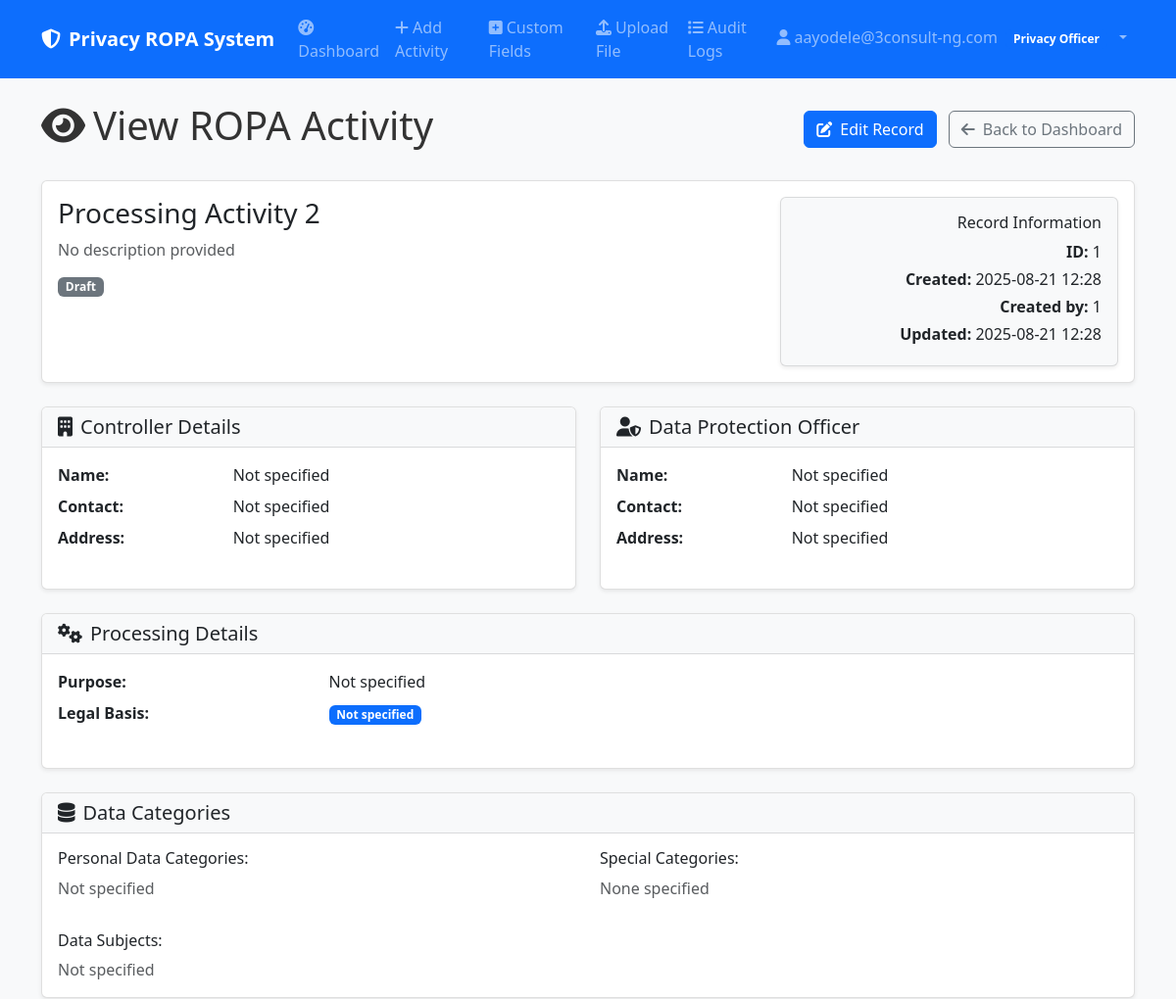
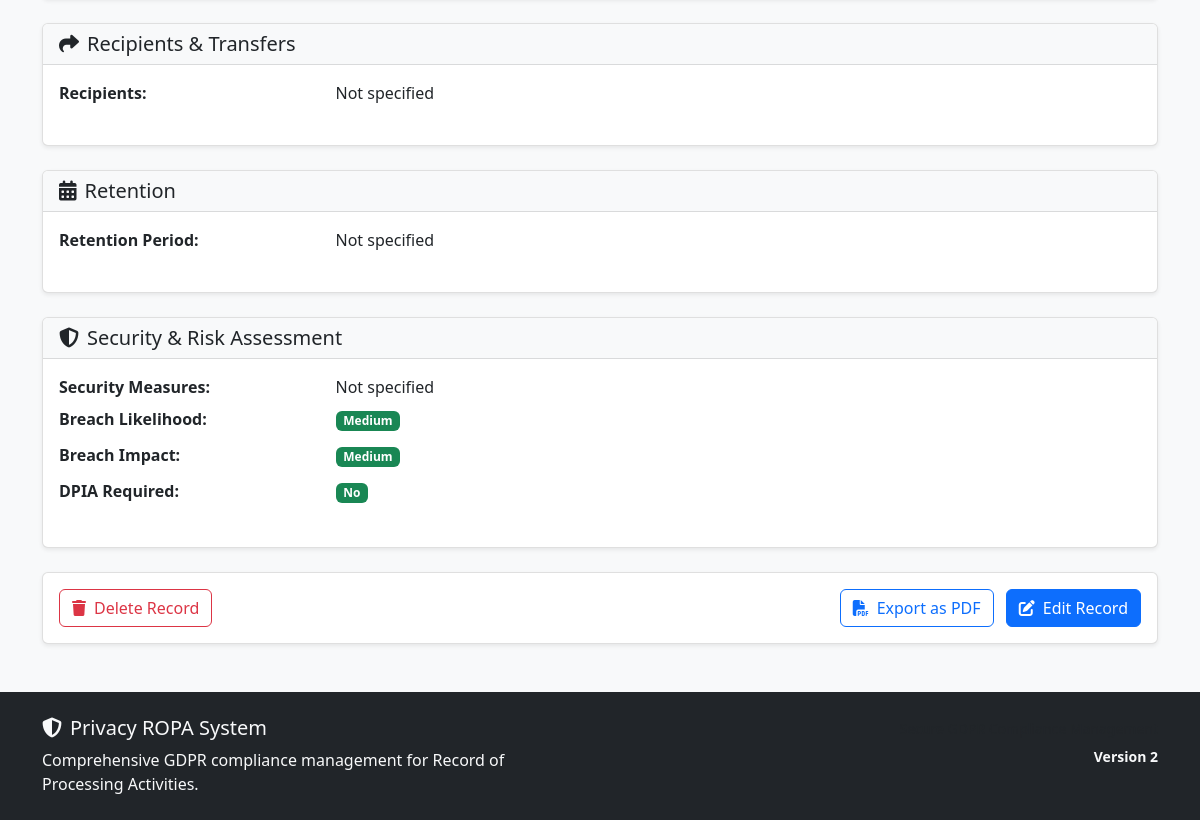
Page /view-activity/1 (signed in) on the committed database (2 pictures, top to bottom).
### models.py (models this page shows)
class User(UserMixin, db.Model):
    __tablename__ = 'users'
    id = db.Column(Integer, primary_key=True)
    email = db.Column(String(120), unique=True, nullable=False)
    password_hash = db.Column(String(256), nullable=False)
    role = db.Column(String(50), nullable=False, default='Privacy Champion')
    department = db.Column(String(100))
    created_at = db.Column(DateTime, default=datetime.utcnow)
    last_login = db.Column(DateTime)
    ropa_records = db.relationship('ROPARecord', foreign_keys='ROPARecord.created_by', backref='creator', lazy=True)

class ROPARecord(db.Model):
    __tablename__ = 'ropa_records'
    __table_args__ = {'extend_existing': True}
    id = db.Column(Integer, primary_key=True)
    processing_activity_name = db.Column(String(200), nullable=False)
    category = db.Column(String(100))
    description = db.Column(Text)
    department_function = db.Column(String(100))
    controller_name = db.Column(String(200))
    controller_contact = db.Column(String(200))
    controller_address = db.Column(Text)
    dpo_name = db.Column(String(200))
    dpo_contact = db.Column(String(200))
    dpo_address = db.Column(Text)
    processor_name = db.Column(String(200))
    processor_contact = db.Column(String(200))
    processor_address = db.Column(Text)
    representative_name = db.Column(String(200))
    representative_contact = db.Column(String(200))
    representative_address = db.Column(Text)
    processing_purpose = db.Column(Text)
    legal_basis = db.Column(String(200))
    legitimate_interests = db.Column(Text)
    data_categories = db.Column(Text)
    special_categories = db.Column(Text)
    data_subjects = db.Column(Text)
    recipients = db.Column(Text)
    third_country_transfers = db.Column(Text)
    safeguards = db.Column(Text)
    retention_period = db.Column(String(100))
    deletion_procedures = db.Column(Text)
    security_measures = db.Column(Text)
    breach_likelihood = db.Column(String(50))
    breach_impact = db.Column(String(50))
    risk_level = db.Column(String(50))
    dpia_required = db.Column(Boolean, default=False)
    dpia_outcome = db.Column(Text)
    status = db.Column(String(50), default='Draft')
    created_by = db.Column(Integer, db.ForeignKey('users.id'), nullable=False)
    created_at = db.Column(DateTime, default=datetime.utcnow)
    updated_at = db.Column(DateTime, default=datetime.utcnow, onupdate=datetime.utcnow)
    reviewed_by = db.Column(Integer, db.ForeignKey('users.id'))
    reviewed_at = db.Column(DateTime)
    review_comments = db.Column(Text)

### app.py (the view)
@app.route('/view-activity/<int:record_id>')
@login_required
def view_activity(record_id):
    record = models.ROPARecord.query.get_or_404(record_id)
    if current_user.role == 'Privacy Champion' and record.created_by != current_user.id:
        abort(403)
    from custom_tab_automation import get_approved_custom_fields_by_category, get_custom_data_for_record
    try:
        custom_fields = get_approved_custom_fields_by_category()
        custom_data = get_custom_data_for_record(record.id)
    except:
        custom_fields = {}
        custom_data = {}
    return render_template('ropa_view.html', record=record, custom_fields=custom_fields, custom_data=custom_data)

### templates/ropa_view.html (shortened to what this page needs)
{% extends "base.html" %}
{% block content %}
<div class="d-flex justify-content-between align-items-center mb-4">
    <h1><i class="fas fa-eye me-2"></i>View ROPA Activity</h1>
    <div>
        <a href="{{ url_for('edit_activity', record_id=record.id) }}" class="btn btn-primary me-2">
            <i class="fas fa-edit me-2"></i>Edit Record
        </a>
        <a href="{{ url_for('index') }}" class="btn btn-outline-secondary">
            <i class="fas fa-arrow-left me-2"></i>Back to Dashboard
        </a>
    </div>
</div>
<div class="card mb-4">
    <div class="card-body">
        <div class="row">
            <div class="col-md-8">
                <h3 class="mb-2">{{ record.processing_activity_name }}</h3>
                <p class="text-muted mb-3">{{ record.description or 'No description provided' }}</p>
                <div class="d-flex flex-wrap gap-2">
                    <span class="badge bg-{% if record.status == 'Approved' %}success{% elif record.status == 'Pending Review' %}warning{% elif record.status == 'Rejected' %}danger{% else %}secondary{% endif %}">
                        {{ record.status }}
                    </span>
                </div>
            </div>
            <div class="col-md-4 text-md-end">
                <div class="card bg-light">
                    <div class="card-body">
                        <h6 class="card-title">Record Information</h6>
                        <p class="card-text mb-1"><strong>ID:</strong> {{ record.id }}</p>
                        <p class="card-text mb-1"><strong>Created:</strong> {{ record.created_at.strftime('%Y-%m-%d %H:%M') if record.created_at else 'N/A' }}</p>
                        <p class="card-text mb-1"><strong>Created by:</strong> {{ record.created_by }}</p>
                        {% if record.updated_at %}
                        <p class="card-text mb-1"><strong>Updated:</strong> {{ record.updated_at.strftime('%Y-%m-%d %H:%M') }}</p>
                        {% endif %}
                    </div>
                </div>
            </div>
        </div>
    </div>
</div>
<div class="row">
    <div class="col-md-6 mb-4">
        <div class="card h-100">
            <div class="card-header">
                <h5 class="mb-0"><i class="fas fa-building me-2"></i>Controller Details</h5>
            </div>
            <div class="card-body">
                <dl class="row">
                    <dt class="col-sm-4">Name:</dt>
                    <dd class="col-sm-8">{{ record.controller_name or 'Not specified' }}</dd>
                    <dt class="col-sm-4">Contact:</dt>
                    <dd class="col-sm-8">{{ record.controller_contact or 'Not specified' }}</dd>
                    <dt class="col-sm-4">Address:</dt>
                    <dd class="col-sm-8">{{ record.controller_address or 'Not specified' }}</dd>
                </dl>
            </div>
        </div>
    </div>
    <div class="col-md-6 mb-4">
        <div class="card h-100">
            <div class="card-header">
                <h5 class="mb-0"><i class="fas fa-user-shield me-2"></i>Data Protection Officer</h5>
            </div>
            <div class="card-body">
                <dl class="row">
                    <dt class="col-sm-4">Name:</dt>
                    <dd class="col-sm-8">{{ record.dpo_name or 'Not specified' }}</dd>
                    <dt class="col-sm-4">Contact:</dt>
                    <dd class="col-sm-8">{{ record.dpo_contact or 'Not specified' }}</dd>
                    <dt class="col-sm-4">Address:</dt>
                    <dd class="col-sm-8">{{ record.dpo_address or 'Not specified' }}</dd>
                </dl>
            </div>
        </div>
    </div>
</div>
<div class="card mb-4">
    <div class="card-header">
        <h5 class="mb-0"><i class="fas fa-cogs me-2"></i>Processing Details</h5>
    </div>
    <div class="card-body">
        <dl class="row">
            <dt class="col-sm-3">Purpose:</dt>
            <dd class="col-sm-9">{{ record.processing_purpose or 'Not specified' }}</dd>
            <dt class="col-sm-3">Legal Basis:</dt>
            <dd class="col-sm-9">
                <span class="badge bg-primary">{{ record.legal_basis or 'Not specified' }}</span>
            </dd>
        </dl>
    </div>
</div>
<div class="card mb-4">
    <div class="card-header">
        <h5 class="mb-0"><i class="fas fa-database me-2"></i>Data Categories</h5>
    </div>
    <div class="card-body">
        <div class="row">
            <div class="col-md-6 mb-3">
                <h6>Personal Data Categories:</h6>
                {% if record.data_categories %}
                    {% for category in record.data_categories.split(', ') %}
                        <span class="badge bg-secondary me-1 mb-1">{{ category }}</span>
                    {% endfor %}
                {% else %}
                    <span class="text-muted">Not specified</span>
                {% endif %}
            </div>
            <div class="col-md-6 mb-3">
                <h6>Special Categories:</h6>
                {% if record.special_categories %}
                    {% for category in record.special_categories.split(', ') %}
                        <span class="badge bg-warning me-1 mb-1">{{ category }}</span>
                    {% endfor %}
                {% else %}
                    <span class="text-muted">None specified</span>
                {% endif %}
            </div>
        </div>
        <div class="mt-3">
            <h6>Data Subjects:</h6>
            {% if record.data_subjects %}
                {% for subject in record.data_subjects.split(', ') %}
                    <span class="badge bg-info me-1 mb-1">{{ subject }}</span>
                {% endfor %}
            {% else %}
                <span class="text-muted">Not specified</span>
            {% endif %}
        </div>
    </div>
</div>
<div class="card mb-4">
    <div class="card-header">
        <h5 class="mb-0"><i class="fas fa-share me-2"></i>Recipients & Transfers</h5>
    </div>
    <div class="card-body">
        <dl class="row">
            <dt class="col-sm-3">Recipients:</dt>
            <dd class="col-sm-9">{{ record.recipients or 'Not specified' }}</dd>
        </dl>
    </div>
</div>
<div class="card mb-4">
    <div class="card-header">
        <h5 class="mb-0"><i class="fas fa-calendar-alt me-2"></i>Retention</h5>
    </div>
    <div class="card-body">
        <dl class="row">
            <dt class="col-sm-3">Retention Period:</dt>
            <dd class="col-sm-9">{{ record.retention_period or 'Not specified' }}</dd>
        </dl>
    </div>
</div>
<div class="card mb-4">
    <div class="card-header">
        <h5 class="mb-0"><i class="fas fa-shield-alt me-2"></i>Security & Risk Assessment</h5>
    </div>
    <div class="card-body">
        <dl class="row">
            <dt class="col-sm-3">Security Measures:</dt>
            <dd class="col-sm-9">{{ record.security_measures or 'Not specified' }}</dd>
            <dt class="col-sm-3">Breach Likelihood:</dt>
            <dd class="col-sm-9">
                <span class="badge bg-{% if record.breach_likelihood == 'High' %}danger{% elif record.breach_likelihood == 'Medium' %}warning{% else %}success{% endif %}">
                    {{ record.breach_likelihood or 'Medium' }}
                </span>
            </dd>
            <dt class="col-sm-3">Breach Impact:</dt>
            <dd class="col-sm-9">
                <span class="badge bg-{% if record.breach_impact == 'High' %}danger{% elif record.breach_impact == 'Medium' %}warning{% else %}success{% endif %}">
                    {{ record.breach_impact or 'Medium' }}
                </span>
            </dd>
            <dt class="col-sm-3">DPIA Required:</dt>
            <dd class="col-sm-9">
                <span class="badge bg-{% if record.dpia_required == 'Yes' %}danger{% elif record.dpia_required == 'Consider' %}warning{% else %}success{% endif %}">
                    {{ record.dpia_required or 'No' }}
                </span>
            </dd>
        </dl>
    </div>
</div>
<div class="card">
    <div class="card-body">
        <div class="d-flex justify-content-between">
            <div>
                {% if current_user.role == 'Privacy Officer' or record.created_by == current_user.id %}
                <a href="{{ url_for('delete_activity', record_id=record.id) }}" class="btn btn-outline-danger"
                   onclick="return confirm('Are you sure you want to delete this record? This action cannot be undone.')">
                    <i class="fas fa-trash me-2"></i>Delete Record
                </a>
                {% endif %}
            </div>
            <div>
                <a href="{{ url_for('export_data', format='pdf') }}" class="btn btn-outline-primary me-2">
                    <i class="fas fa-file-pdf me-2"></i>Export as PDF
                </a>
                <a href="{{ url_for('edit_activity', record_id=record.id) }}" class="btn btn-primary">
                    <i class="fas fa-edit me-2"></i>Edit Record
                </a>
            </div>
        </div>
    </div>
</div>
{% endblock %}

### templates/base.html (shortened to what this page needs)
<!DOCTYPE html>
<html lang="en" data-bs-theme="light">
<head>
    <link href="https://cdn.jsdelivr.net/npm/bootstrap@5.3.0/dist/css/bootstrap.min.css" rel="stylesheet">
    <link href="https://cdnjs.cloudflare.com/ajax/libs/font-awesome/6.4.0/css/all.min.css" rel="stylesheet">
    <link href="{{ url_for('static', filename='css/custom.css') }}" rel="stylesheet">
</head>
<body>
    <nav class="navbar navbar-expand-lg navbar-dark bg-primary">
        <div class="container">
            <a class="navbar-brand fw-bold" href="{{ url_for('index') }}">
                <i class="fas fa-shield-alt me-2"></i>Privacy ROPA System
            </a>
            {% if current_user.is_authenticated %}
            <div class="collapse navbar-collapse" id="navbarNav">
                <ul class="navbar-nav me-auto">
                    <li class="nav-item">
                        <a class="nav-link" href="{{ url_for('index') }}">
                            <i class="fas fa-tachometer-alt me-1"></i>Dashboard
                        </a>
                    </li>
                    <li class="nav-item">
                        <a class="nav-link" href="{{ url_for('add_activity') }}">
                            <i class="fas fa-plus me-1"></i>Add Activity
                        </a>
                    </li>
                    <li class="nav-item">
                        <a class="nav-link" href="{{ url_for('custom_tabs') }}">
                            <i class="fas fa-plus-square me-1"></i>Custom Fields
                        </a>
                    </li>
                    {% if current_user.role == 'Privacy Officer' %}
                    <li class="nav-item">
                        <a class="nav-link" href="{{ url_for('upload_file') }}">
                            <i class="fas fa-upload me-1"></i>Upload File
                        </a>
                    </li>
                    <li class="nav-item">
                        <a class="nav-link" href="{{ url_for('audit_logs') }}">
                            <i class="fas fa-list me-1"></i>Audit Logs
                        </a>
                    </li>
                    {% endif %}
                </ul>
                <ul class="navbar-nav">
                    <li class="nav-item dropdown">
                        <a class="nav-link dropdown-toggle" href="#" role="button" data-bs-toggle="dropdown">
                            <i class="fas fa-user me-1"></i>{{ current_user.email }}
                            <span class="badge bg-primary ms-1">{{ current_user.role }}</span>
                        </a>
                    </li>
                </ul>
            </div>
            {% endif %}
        </div>
    </nav>
    <main class="container my-4">
        {% block content %}{% endblock %}
    </main>
    <footer class="bg-dark text-light py-4 mt-5">
        <div class="container">
            <div class="row">
                <div class="col-md-6">
                    <h5><i class="fas fa-shield-alt me-2"></i>Privacy ROPA System</h5>
                    <p class="mb-0">Comprehensive GDPR compliance management for Record of Processing Activities.</p>
                </div>
                <div class="col-md-6 text-md-end">
                    <p class="mb-0">
                        <small class="text-muted">
                        </small>
                    </p>
                    <p class="mb-0 mt-1">
                        <small class="text-light fw-bold">
                            Version 2
                        </small>
                    </p>
                </div>
            </div>
        </div>
    </footer>
</body>
</html>

### rows in the picture
User: email "aayodele@3consult-ng.com", role "Privacy Officer"
ROPARecord: processing_activity_name "Processing Activity 2", description "No description provided", status "Draft", id "1", created_at "2025-08-21 12:28", created_by "1", updated_at "2025-08-21 12:28", controller_name "Not specified", controller_contact "Not specified", controller_address "Not specified", dpo_name "Not specified", dpo_contact "Not specified", dpo_address "Not specified", processing_purpose "Not specified", legal_basis "Not specified", recipients "Not specified", retention_period "Not specified", security_measures "Not specified", breach_likelihood "Medium", breach_impact "Medium", dpia_required "No"
